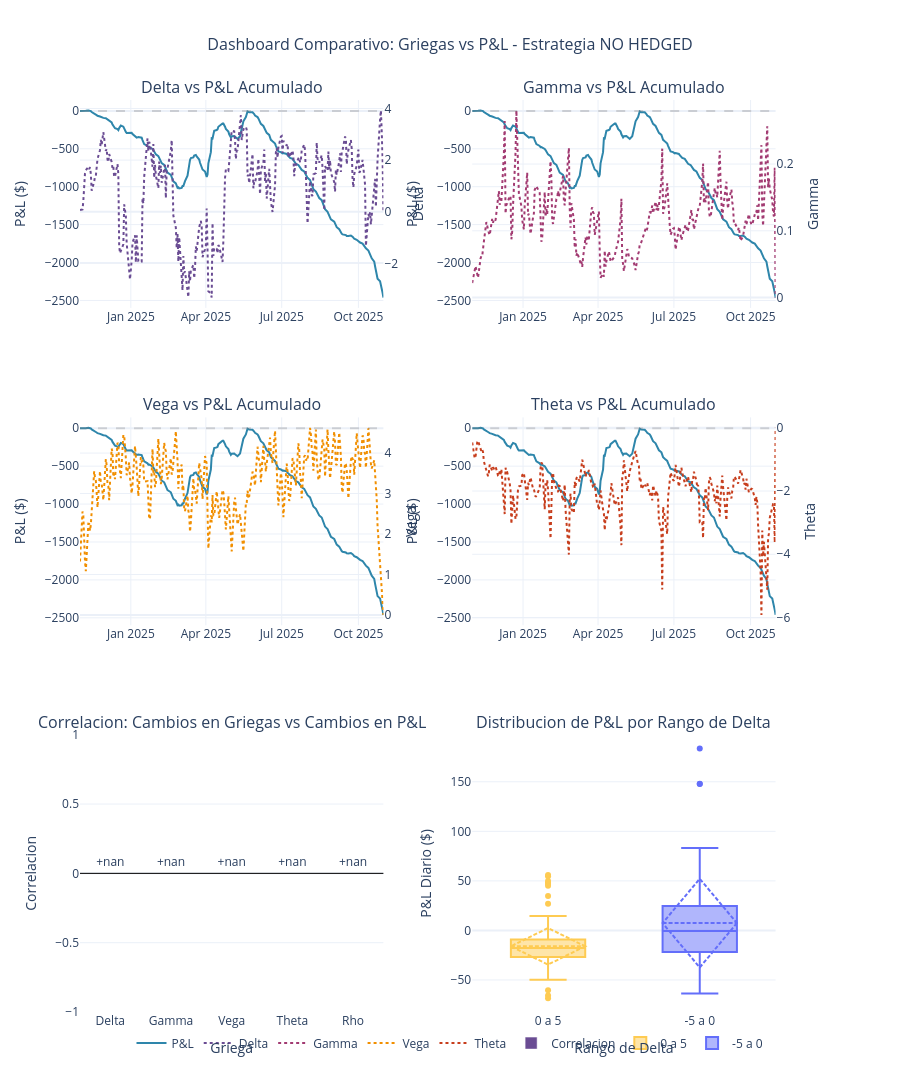

Notebook source saved alongside this figure:
### Code cell
# 10.2 - Visualizaciones: Griegas vs P&L (NO HEDGED)

print("\n" + "=" * 80)
print("10.2 VISUALIZACIONES: GRIEGAS vs P&L - ESTRATEGIA NO HEDGED")
print("=" * 80)
print()

# Crear visualizaciones comparativas en un solo dashboard
fig = make_subplots(
    rows=3, cols=2,
    subplot_titles=(
        'Delta vs P&L Acumulado',
        'Gamma vs P&L Acumulado',
        'Vega vs P&L Acumulado',
        'Theta vs P&L Acumulado',
        'Correlacion: Cambios en Griegas vs Cambios en P&L',
        'Distribucion de P&L por Rango de Delta'
    ),
    specs=[
        [{"secondary_y": True}, {"secondary_y": True}],
        [{"secondary_y": True}, {"secondary_y": True}],
        [{"type": "bar"}, {"type": "box"}]
    ],
    vertical_spacing=0.12,
    horizontal_spacing=0.12,
    row_heights=[0.3, 0.3, 0.4]
)

# Colores
color_pnl = '#2E86AB'
color_delta = '#6A4C93'
color_gamma = '#A23B72'
color_vega = '#F18F01'
color_theta = '#C73E1D'

# (1,1) Delta vs P&L
fig.add_trace(
    go.Scatter(
        x=portfolio_greeks.index,
        y=results.cumulative_pnl_straddle.values,
        name='P&L',
        line=dict(color=color_pnl, width=2),
        hovertemplate='<b>P&L:</b> $%{y:.2f}<extra></extra>'
    ),
    row=1, col=1, secondary_y=False
)
fig.add_trace(
    go.Scatter(
        x=portfolio_greeks.index,
        y=portfolio_greeks['delta'],
        name='Delta',
        line=dict(color=color_delta, width=2, dash='dot'),
        hovertemplate='<b>Delta:</b> %{y:.2f}<extra></extra>'
    ),
    row=1, col=1, secondary_y=True
)
fig.add_hline(y=0, line_dash="dash", line_color="gray", opacity=0.3, row=1, col=1, secondary_y=False)

# (1,2) Gamma vs P&L
fig.add_trace(
    go.Scatter(
        x=portfolio_greeks.index,
        y=results.cumulative_pnl_straddle.values,
        name='P&L',
        line=dict(color=color_pnl, width=2),
        showlegend=False,
        hovertemplate='<b>P&L:</b> $%{y:.2f}<extra></extra>'
    ),
    row=1, col=2, secondary_y=False
)
fig.add_trace(
    go.Scatter(
        x=portfolio_greeks.index,
        y=portfolio_greeks['gamma'],
        name='Gamma',
        line=dict(color=color_gamma, width=2, dash='dot'),
        hovertemplate='<b>Gamma:</b> %{y:.2f}<extra></extra>'
    ),
    row=1, col=2, secondary_y=True
)
fig.add_hline(y=0, line_dash="dash", line_color="gray", opacity=0.3, row=1, col=2, secondary_y=False)

# (2,1) Vega vs P&L
fig.add_trace(
    go.Scatter(
        x=portfolio_greeks.index,
        y=results.cumulative_pnl_straddle.values,
        name='P&L',
        line=dict(color=color_pnl, width=2),
        showlegend=False,
        hovertemplate='<b>P&L:</b> $%{y:.2f}<extra></extra>'
    ),
    row=2, col=1, secondary_y=False
)
fig.add_trace(
    go.Scatter(
        x=portfolio_greeks.index,
        y=portfolio_greeks['vega'],
        name='Vega',
        line=dict(color=color_vega, width=2, dash='dot'),
        hovertemplate='<b>Vega:</b> %{y:.2f}<extra></extra>'
    ),
    row=2, col=1, secondary_y=True
)
fig.add_hline(y=0, line_dash="dash", line_color="gray", opacity=0.3, row=2, col=1, secondary_y=False)

# (2,2) Theta vs P&L
fig.add_trace(
    go.Scatter(
        x=portfolio_greeks.index,
        y=results.cumulative_pnl_straddle.values,
        name='P&L',
        line=dict(color=color_pnl, width=2),
        showlegend=False,
        hovertemplate='<b>P&L:</b> $%{y:.2f}<extra></extra>'
    ),
    row=2, col=2, secondary_y=False
)
fig.add_trace(
    go.Scatter(
        x=portfolio_greeks.index,
        y=portfolio_greeks['theta'],
        name='Theta',
        line=dict(color=color_theta, width=2, dash='dot'),
        hovertemplate='<b>Theta:</b> %{y:.2f}<extra></extra>'
    ),
    row=2, col=2, secondary_y=True
)
fig.add_hline(y=0, line_dash="dash", line_color="gray", opacity=0.3, row=2, col=2, secondary_y=False)

# (3,1) Correlaciones
correlations = {
    'Delta': combined_df['pnl_change'].corr(combined_df['delta_change']),
    'Gamma': combined_df['pnl_change'].corr(combined_df['gamma_change']),
    'Vega': combined_df['pnl_change'].corr(combined_df['vega_change']),
    'Theta': combined_df['pnl_change'].corr(combined_df['theta_change']),
    'Rho': combined_df['pnl_change'].corr(combined_df['rho_change'])
}

colors_corr = [color_delta, color_gamma, color_vega, color_theta, '#555555']
fig.add_trace(
    go.Bar(
        x=list(correlations.keys()),
        y=list(correlations.values()),
        name='Correlacion',
        marker_color=colors_corr,
        text=[f'{v:+.3f}' for v in correlations.values()],
        textposition='outside',
        hovertemplate='<b>%{x}:</b> %{y:.4f}<extra></extra>'
    ),
    row=3, col=1
)
fig.add_hline(y=0, line_dash="solid", line_color="black", line_width=1, row=3, col=1)

# (3,2) Box plot de P&L por rango de Delta
# Categorizar por Delta
delta_categories = pd.cut(
    portfolio_greeks['delta'], 
    bins=[-np.inf, -10, -5, 0, 5, 10, np.inf],
    labels=['<-10', '-10 a -5', '-5 a 0', '0 a 5', '5 a 10', '>10']
)

# Obtener P&L diario para cada categoria
pnl_by_delta = {}
for cat in delta_categories.unique():
    if pd.notna(cat):
        mask = delta_categories == cat
        pnl_by_delta[cat] = results.daily_pnl_straddle[mask].values

for cat, pnl_vals in pnl_by_delta.items():
    fig.add_trace(
        go.Box(
            y=pnl_vals,
            name=str(cat),
            boxmean='sd',
            hovertemplate='<b>Delta Range:</b> %{x}<br><b>P&L:</b> $%{y:.2f}<extra></extra>'
        ),
        row=3, col=2
    )

# Actualizar ejes
fig.update_yaxes(title_text="P&L ($)", row=1, col=1, secondary_y=False)
fig.update_yaxes(title_text="Delta", row=1, col=1, secondary_y=True)
fig.update_yaxes(title_text="P&L ($)", row=1, col=2, secondary_y=False)
fig.update_yaxes(title_text="Gamma", row=1, col=2, secondary_y=True)
fig.update_yaxes(title_text="P&L ($)", row=2, col=1, secondary_y=False)
fig.update_yaxes(title_text="Vega", row=2, col=1, secondary_y=True)
fig.update_yaxes(title_text="P&L ($)", row=2, col=2, secondary_y=False)
fig.update_yaxes(title_text="Theta", row=2, col=2, secondary_y=True)
fig.update_yaxes(title_text="Correlacion", row=3, col=1)
fig.update_yaxes(title_text="P&L Diario ($)", row=3, col=2)
fig.update_xaxes(title_text="Griega", row=3, col=1)
fig.update_xaxes(title_text="Rango de Delta", row=3, col=2)

fig.update_layout(
    height=1200,
    showlegend=True,
    template='plotly_white',
    title_text='Dashboard Comparativo: Griegas vs P&L - Estrategia NO HEDGED',
    title_x=0.5,
    title_font_size=16,
    hovermode='x unified',
    legend=dict(
        orientation="h",
        yanchor="bottom",
        y=-0.05,
        xanchor="center",
        x=0.5
    )
)

fig.show()

# Resumen estadistico
print("\n" + "=" * 80)
print("RESUMEN ESTADISTICO: GRIEGAS vs P&L (NO HEDGED)")
print("=" * 80)
print(f"\n1. CORRELACIONES (Cambios Diarios)")
print("-" * 80)
for greek_name, corr_val in correlations.items():
    significance = "ALTA" if abs(corr_val) > 0.5 else "MEDIA" if abs(corr_val) > 0.3 else "BAJA"
    print(f"   {greek_name:8s}: {corr_val:+.4f}  [{significance}]")

print(f"\n2. METRICAS DEL PORTFOLIO")
print("-" * 80)
print(f"   Delta promedio:          {portfolio_greeks['delta'].mean():+8.2f}")
print(f"   Delta std:               {portfolio_greeks['delta'].std():8.2f}")
print(f"   Gamma promedio:          {portfolio_greeks['gamma'].mean():8.2f}")
print(f"   Vega promedio:           {portfolio_greeks['vega'].mean():8.2f}")
print(f"   Theta promedio:          {portfolio_greeks['theta'].mean():+8.2f}")
print(f"   Posiciones activas (avg):{portfolio_greeks['num_positions'].mean():8.1f}")

print(f"\n3. RESULTADOS P&L")
print("-" * 80)
print(f"   P&L Total:               ${results.summary['total_pnl']:+.2f}")
print(f"   P&L por Trade:           ${results.summary['avg_pnl_per_trade']:+.2f}")
print(f"   Win Rate:                {results.summary['win_rate']*100:.1f}%")
print(f"   Max Drawdown:            ${results.summary['max_drawdown']:+.2f}")
print(f"   Profit Factor:           {results.summary['profit_factor']:.2f}")
print("=" * 80)

### Figure 1 — Plotly figure (JSON) as saved in the notebook; plotly's stock layout.template omitted (floating-point values rounded to 4 significant figures; data arrays with more than 128 entries replaced by an {"elided": "..."} marker saying what was removed)
{"data": [{"hovertemplate": "<b>P&L:</b> $%{y:.2f}<extra></extra>", "line": {"color": "#2E86AB", "width": 2}, "name": "P&L", "type": "scatter", "x": {"elided": "250 str values"}, "xaxis": "x", "y": {"elided": "250 float values"}, "yaxis": "y"}, {"hovertemplate": "<b>Delta:</b> %{y:.2f}<extra></extra>", "line": {"color": "#6A4C93", "dash": "dot", "width": 2}, "name": "Delta", "type": "scatter", "x": {"elided": "250 str values"}, "xaxis": "x", "y": {"elided": "250 float values"}, "yaxis": "y2"}, {"hovertemplate": "<b>P&L:</b> $%{y:.2f}<extra></extra>", "line": {"color": "#2E86AB", "width": 2}, "name": "P&L", "showlegend": false, "type": "scatter", "x": {"elided": "250 str values"}, "xaxis": "x2", "y": {"elided": "250 float values"}, "yaxis": "y3"}, {"hovertemplate": "<b>Gamma:</b> %{y:.2f}<extra></extra>", "line": {"color": "#A23B72", "dash": "dot", "width": 2}, "name": "Gamma", "type": "scatter", "x": {"elided": "250 str values"}, "xaxis": "x2", "y": {"elided": "250 float values"}, "yaxis": "y4"}, {"hovertemplate": "<b>P&L:</b> $%{y:.2f}<extra></extra>", "line": {"color": "#2E86AB", "width": 2}, "name": "P&L", "showlegend": false, "type": "scatter", "x": {"elided": "250 str values"}, "xaxis": "x3", "y": {"elided": "250 float values"}, "yaxis": "y5"}, {"hovertemplate": "<b>Vega:</b> %{y:.2f}<extra></extra>", "line": {"color": "#F18F01", "dash": "dot", "width": 2}, "name": "Vega", "type": "scatter", "x": {"elided": "250 str values"}, "xaxis": "x3", "y": {"elided": "250 float values"}, "yaxis": "y6"}, {"hovertemplate": "<b>P&L:</b> $%{y:.2f}<extra></extra>", "line": {"color": "#2E86AB", "width": 2}, "name": "P&L", "showlegend": false, "type": "scatter", "x": {"elided": "250 str values"}, "xaxis": "x4", "y": {"elided": "250 float values"}, "yaxis": "y7"}, {"hovertemplate": "<b>Theta:</b> %{y:.2f}<extra></extra>", "line": {"color": "#C73E1D", "dash": "dot", "width": 2}, "name": "Theta", "type": "scatter", "x": {"elided": "250 str values"}, "xaxis": "x4", "y": {"elided": "250 float values"}, "yaxis": "y8"}, {"hovertemplate": "<b>%{x}:</b> %{y:.4f}<extra></extra>", "marker": {"color": ["#6A4C93", "#A23B72", "#F18F01", "#C73E1D", "#555555"]}, "name": "Correlacion", "text": ["+nan", "+nan", "+nan", "+nan", "+nan"], "textposition": "outside", "type": "bar", "x": ["Delta", "Gamma", "Vega", "Theta", "Rho"], "xaxis": "x5", "y": [null, null, null, null, null], "yaxis": "y9"}, {"boxmean": "sd", "hovertemplate": "<b>Delta Range:</b> %{x}<br><b>P&L:</b> $%{y:.2f}<extra></extra>", "name": "0 a 5", "type": "box", "xaxis": "x6", "y": {"elided": "184 float values"}, "yaxis": "y10"}, {"boxmean": "sd", "hovertemplate": "<b>Delta Range:</b> %{x}<br><b>P&L:</b> $%{y:.2f}<extra></extra>", "name": "-5 a 0", "type": "box", "xaxis": "x6", "y": [27.57, 31.64, 1.952, -15.1, -37.2, -13.53, -2.235, 1.149, 4.116, -15.37, -24.71, -9.632, -13.49, 6.275, -1.081, -6.419, -21.85, -26.9, -25.94, -31.53, 6.905, -14.05, 5.429, 24.51, -0.09817, 38.55, 25.57, 72.6, 83.11, 65.28, 59.56, 23.79, 8.107, 24.71, 3.16, 5.121, -19.56, -39.72, -43.4, -34.87, -37.34, -16.18, -26.21, -32.82, 31.63, 148.0, 147.8, 183.5, -2.676, 63.88, 38.7, 9.483, 7.187, 35.42, 10.25, 33.28, 0.1488, -20.09, -12.14, -1.671, -29.66, -33.19, -39.27, -4.175, -25.97, -63.54], "yaxis": "y10"}], "layout": {"annotations": [{"font": {"size": 16}, "showarrow": false, "text": "Delta vs P&L Acumulado", "x": 0.205, "xanchor": "center", "xref": "paper", "y": 1, "yanchor": "bottom", "yref": "paper"}, {"font": {"size": 16}, "showarrow": false, "text": "Gamma vs P&L Acumulado", "x": 0.735, "xanchor": "center", "xref": "paper", "y": 1, "yanchor": "bottom", "yref": "paper"}, {"font": {"size": 16}, "showarrow": false, "text": "Vega vs P&L Acumulado", "x": 0.205, "xanchor": "center", "xref": "paper", "y": 0.652, "yanchor": "bottom", "yref": "paper"}, {"font": {"size": 16}, "showarrow": false, "text": "Theta vs P&L Acumulado", "x": 0.735, "xanchor": "center", "xref": "paper", "y": 0.652, "yanchor": "bottom", "yref": "paper"}, {"font": {"size": 16}, "showarrow": false, "text": "Correlacion: Cambios en Griegas vs Cambios en P&L", "x": 0.205, "xanchor": "center", "xref": "paper", "y": 0.304, "yanchor": "bottom", "yref": "paper"}, {"font": {"size": 16}, "showarrow": false, "text": "Distribucion de P&L por Rango de Delta", "x": 0.735, "xanchor": "center", "xref": "paper", "y": 0.304, "yanchor": "bottom", "yref": "paper"}], "height": 1200, "hovermode": "x unified", "legend": {"orientation": "h", "x": 0.5, "xanchor": "center", "y": -0.05, "yanchor": "bottom"}, "shapes": [{"line": {"color": "gray", "dash": "dash"}, "opacity": 0.3, "type": "line", "x0": 0, "x1": 1, "xref": "x domain", "y0": 0, "y1": 0, "yref": "y"}, {"line": {"color": "gray", "dash": "dash"}, "opacity": 0.3, "type": "line", "x0": 0, "x1": 1, "xref": "x2 domain", "y0": 0, "y1": 0, "yref": "y3"}, {"line": {"color": "gray", "dash": "dash"}, "opacity": 0.3, "type": "line", "x0": 0, "x1": 1, "xref": "x3 domain", "y0": 0, "y1": 0, "yref": "y5"}, {"line": {"color": "gray", "dash": "dash"}, "opacity": 0.3, "type": "line", "x0": 0, "x1": 1, "xref": "x4 domain", "y0": 0, "y1": 0, "yref": "y7"}, {"line": {"color": "black", "dash": "solid", "width": 1}, "type": "line", "x0": 0, "x1": 1, "xref": "x5 domain", "y0": 0, "y1": 0, "yref": "y9"}], "showlegend": true, "title": {"font": {"size": 16}, "text": "Dashboard Comparativo: Griegas vs P&L - Estrategia NO HEDGED", "x": 0.5}, "xaxis": {"anchor": "y", "domain": [0, 0.41]}, "xaxis2": {"anchor": "y3", "domain": [0.53, 0.94]}, "xaxis3": {"anchor": "y5", "domain": [0, 0.41]}, "xaxis4": {"anchor": "y7", "domain": [0.53, 0.94]}, "xaxis5": {"anchor": "y9", "domain": [0, 0.41], "title": {"text": "Griega"}}, "xaxis6": {"anchor": "y10", "domain": [0.53, 0.94], "title": {"text": "Rango de Delta"}}, "yaxis": {"anchor": "x", "domain": [0.772, 1], "title": {"text": "P&L ($)"}}, "yaxis10": {"anchor": "x6", "domain": [0, 0.304], "title": {"text": "P&L Diario ($)"}}, "yaxis2": {"anchor": "x", "overlaying": "y", "side": "right", "title": {"text": "Delta"}}, "yaxis3": {"anchor": "x2", "domain": [0.772, 1], "title": {"text": "P&L ($)"}}, "yaxis4": {"anchor": "x2", "overlaying": "y3", "side": "right", "title": {"text": "Gamma"}}, "yaxis5": {"anchor": "x3", "domain": [0.424, 0.652], "title": {"text": "P&L ($)"}}, "yaxis6": {"anchor": "x3", "overlaying": "y5", "side": "right", "title": {"text": "Vega"}}, "yaxis7": {"anchor": "x4", "domain": [0.424, 0.652], "title": {"text": "P&L ($)"}}, "yaxis8": {"anchor": "x4", "overlaying": "y7", "side": "right", "title": {"text": "Theta"}}, "yaxis9": {"anchor": "x5", "domain": [0, 0.304], "title": {"text": "Correlacion"}}}}
